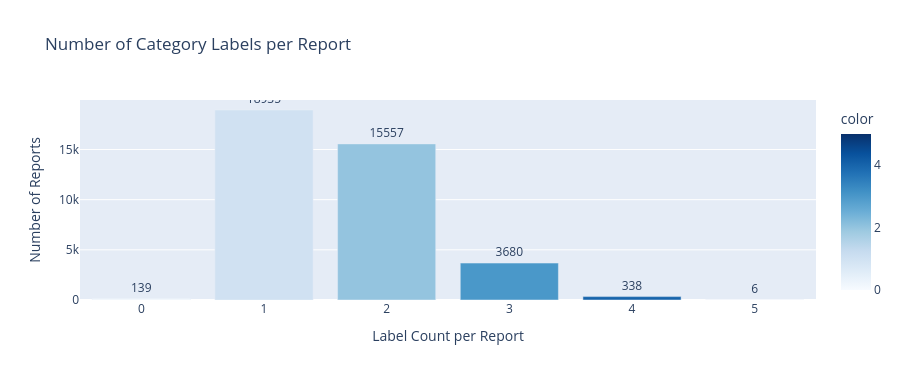

The notebook cell saved with this chart:
### Markdown cell above
## 6. Multi-Label Count Distribution

How many labels does a single report typically get?

### Code cell
label_count = cats[label_cols].sum(axis=1).value_counts().sort_index()

fig = px.bar(
    x=label_count.index,
    y=label_count.values,
    title="Number of Category Labels per Report",
    labels={"x": "Label Count per Report", "y": "Number of Reports"},
    color=label_count.index,
    color_continuous_scale="Blues",
    text=label_count.values,
)
fig.update_traces(textposition="outside")
fig.update_layout(height=380, showlegend=False)
fig.show()

print(f"Avg labels per report: {cats[label_cols].sum(axis=1).mean():.2f}")
print(f"Unlabeled reports: {(cats[label_cols].sum(axis=1)==0).sum():,}")

### Figure 1 — Plotly figure (JSON) as saved in the notebook; plotly's stock layout.template omitted (floating-point values rounded to 4 significant figures)
{"data": [{"hovertemplate": "Label Count per Report=%{x}<br>Number of Reports=%{y}<br>text=%{text}<br>color=%{marker.color}<extra></extra>", "legendgroup": "", "marker": {"color": [0, 1, 2, 3, 4, 5], "coloraxis": "coloraxis", "pattern": {"shape": ""}}, "name": "", "orientation": "v", "showlegend": false, "text": [139.0, 18940.0, 15560.0, 3680.0, 338.0, 6.0], "textposition": "outside", "type": "bar", "x": [0, 1, 2, 3, 4, 5], "xaxis": "x", "y": [139, 18935, 15557, 3680, 338, 6], "yaxis": "y"}], "layout": {"barmode": "relative", "coloraxis": {"colorbar": {"title": {"text": "color"}}, "colorscale": [[0, "rgb(247,251,255)"], [0.125, "rgb(222,235,247)"], [0.25, "rgb(198,219,239)"], [0.375, "rgb(158,202,225)"], [0.5, "rgb(107,174,214)"], [0.625, "rgb(66,146,198)"], [0.75, "rgb(33,113,181)"], [0.875, "rgb(8,81,156)"], [1, "rgb(8,48,107)"]]}, "height": 380, "legend": {"tracegroupgap": 0}, "showlegend": false, "title": {"text": "Number of Category Labels per Report"}, "xaxis": {"anchor": "y", "domain": [0, 1], "title": {"text": "Label Count per Report"}}, "yaxis": {"anchor": "x", "domain": [0, 1], "title": {"text": "Number of Reports"}}}}
